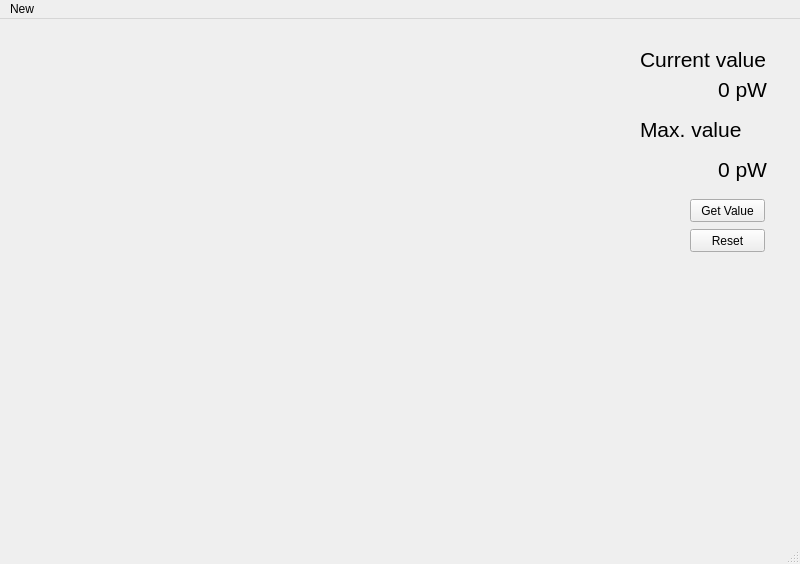
<?xml version="1.0" encoding="UTF-8"?>
<ui version="4.0">
 <class>MainWindow</class>
 <widget class="QMainWindow" name="MainWindow">
  <property name="geometry">
   <rect>
    <x>0</x>
    <y>0</y>
    <width>800</width>
    <height>564</height>
   </rect>
  </property>
  <property name="windowTitle">
   <string>Beamwalk</string>
  </property>
  <property name="autoFillBackground">
   <bool>false</bool>
  </property>
  <widget class="QWidget" name="centralwidget">
   <widget class="QLabel" name="label_2">
    <property name="geometry">
     <rect>
      <x>640</x>
      <y>100</y>
      <width>127</width>
      <height>20</height>
     </rect>
    </property>
    <property name="font">
     <font>
      <pointsize>16</pointsize>
     </font>
    </property>
    <property name="text">
     <string>Max. value</string>
    </property>
   </widget>
   <widget class="QLabel" name="maxValueLabel">
    <property name="geometry">
     <rect>
      <x>640</x>
      <y>130</y>
      <width>127</width>
      <height>41</height>
     </rect>
    </property>
    <property name="font">
     <font>
      <pointsize>16</pointsize>
     </font>
    </property>
    <property name="text">
     <string>0 pW</string>
    </property>
    <property name="alignment">
     <set>Qt::AlignRight|Qt::AlignTrailing|Qt::AlignVCenter</set>
    </property>
   </widget>
   <widget class="PlotWidget" name="graphWidget" native="true">
    <property name="geometry">
     <rect>
      <x>10</x>
      <y>10</y>
      <width>621</width>
      <height>501</height>
     </rect>
    </property>
   </widget>
   <widget class="QPushButton" name="getValueButton">
    <property name="geometry">
     <rect>
      <x>690</x>
      <y>180</y>
      <width>75</width>
      <height>23</height>
     </rect>
    </property>
    <property name="text">
     <string>Get Value</string>
    </property>
   </widget>
   <widget class="QPushButton" name="resetMaxValueButton">
    <property name="geometry">
     <rect>
      <x>690</x>
      <y>210</y>
      <width>75</width>
      <height>23</height>
     </rect>
    </property>
    <property name="text">
     <string>Reset</string>
    </property>
   </widget>
   <widget class="QLabel" name="currentValueLabel">
    <property name="geometry">
     <rect>
      <x>640</x>
      <y>50</y>
      <width>127</width>
      <height>41</height>
     </rect>
    </property>
    <property name="font">
     <font>
      <pointsize>16</pointsize>
     </font>
    </property>
    <property name="text">
     <string>0 pW</string>
    </property>
    <property name="alignment">
     <set>Qt::AlignRight|Qt::AlignTrailing|Qt::AlignVCenter</set>
    </property>
   </widget>
   <widget class="QLabel" name="label">
    <property name="geometry">
     <rect>
      <x>640</x>
      <y>30</y>
      <width>127</width>
      <height>20</height>
     </rect>
    </property>
    <property name="font">
     <font>
      <pointsize>16</pointsize>
     </font>
    </property>
    <property name="text">
     <string>Current value</string>
    </property>
   </widget>
  </widget>
  <widget class="QMenuBar" name="menubar">
   <property name="geometry">
    <rect>
     <x>0</x>
     <y>0</y>
     <width>800</width>
     <height>21</height>
    </rect>
   </property>
   <widget class="QMenu" name="menuNew">
    <property name="title">
     <string>New</string>
    </property>
    <addaction name="actionRandom_Numbers"/>
   </widget>
   <addaction name="menuNew"/>
  </widget>
  <widget class="QStatusBar" name="statusbar"/>
  <action name="actionRandom_Numbers">
   <property name="text">
    <string>Random Numbers</string>
   </property>
  </action>
 </widget>
 <customwidgets>
  <customwidget>
   <class>PlotWidget</class>
   <extends>QWidget</extends>
   <header location="global">pyqtgraph</header>
   <container>1</container>
  </customwidget>
 </customwidgets>
 <resources/>
 <connections/>
</ui>
